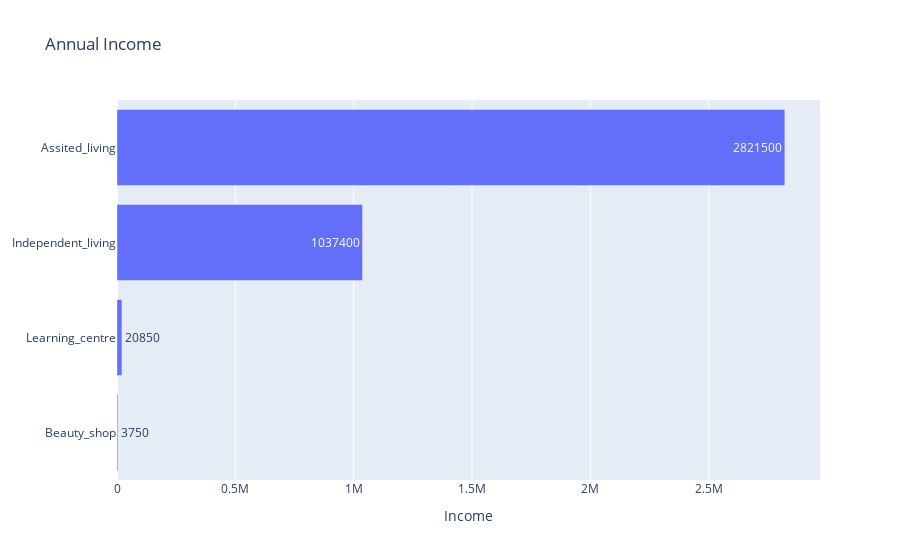

Notebook code cell kept with this figure:
### Markdown cell above
#### Use plotly, maybe easier for later dashboard

### Code cell
fig = go.Figure(data=[go.Bar(
            y=income.Asset, x=income.Yearly_income,
            text=income.Yearly_income,
            textposition='auto',
            orientation='h'
        )])
fig.update_layout(title='Annual Income')
fig.update_xaxes(title='Income')
fig.show()

### Figure 1 — Plotly figure (JSON) as saved in the notebook; plotly's stock layout.template omitted (floating-point values rounded to 4 significant figures)
{"data": [{"orientation": "h", "text": [3750, 20850, 1037400, 2821500], "textposition": "auto", "type": "bar", "x": [3750, 20850, 1037400, 2821500], "y": ["Beauty_shop", "Learning_centre", "Independent_living", "Assited_living"]}], "layout": {"title": {"text": "Annual Income"}, "xaxis": {"title": {"text": "Income"}}}}
